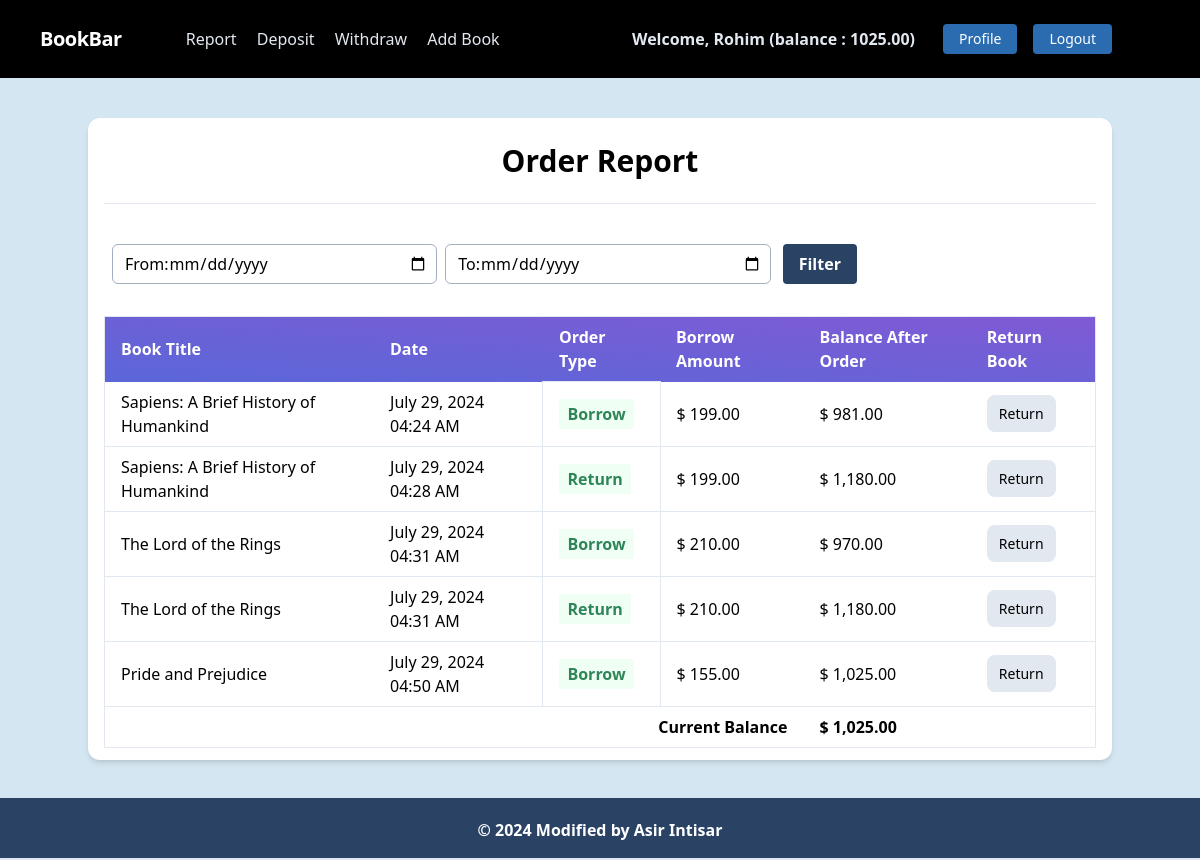
The app's page /books/order_report/ (signed in) with its own data.
### accounts/models.py (models this page shows, shortened)
class UserAccount(models.Model):
    user = models.OneToOneField(User,related_name='account',on_delete=models.CASCADE)
    account_type = models.CharField(max_length=10, choices=ACCOUNT_TYPE)
    account_no = models.IntegerField(unique=True)
    birth_date = models.DateField(null=True,blank=True)
    gender = models.CharField(max_length=20,choices=GENDER_TYPE)
    initial_deposite_date = models.DateField(auto_now_add=True)
    balance = models.DecimalField(default=0,max_digits=12,decimal_places=2)

### books/models.py (models this page shows, shortened)
class Order(models.Model):
    account = models.ForeignKey(UserAccount,related_name='order',on_delete=models.CASCADE)
    book=models.ForeignKey(Books,on_delete=models.CASCADE,related_name='order',blank=True,null=True)
    balance_after_order = models.DecimalField(decimal_places=2,max_digits=12)
    order_type = models.CharField(max_length=20,choices=ORDER_TYPE,null=True)
    timestamp = models.DateTimeField(auto_now_add=True)
    class Meta:
        ordering = ['timestamp']

class Books(models.Model):
    title = models.CharField(max_length=100)
    description = models.TextField()
    image = models.ImageField(upload_to='books/images',blank=True,null=True)
    borrowing_price = models.IntegerField()
    quantity = models.PositiveIntegerField(default=10)
    author = models.ForeignKey(User,on_delete=models.CASCADE,blank=True,null=True)
    category = models.ForeignKey(CategoryModel,on_delete=models.CASCADE)

### books/views.py (the view)
# urls.py: path('order_report/', views.OrderReportView.as_view(), name='order_report'),
class OrderReportView(LoginRequiredMixin,ListView):
    template_name = 'order_report.html'
    model = Order
    balance = 0
    def get_queryset(self):
        queryset = super().get_queryset().filter(
            account = self.request.user.account
        )
        start_date_str = self.request.GET.get('start_date')
        end_date_str = self.request.GET.get('end_date')
        if start_date_str and end_date_str:
            start_date = datetime.strptime(start_date_str,'%y-%m-%d').date()
            end_date = datetime.strptime(end_date_str,'%y-%m-%d').date()
            queryset = queryset.filter(timestamp__date__gte=start_date,timestamp__date__lte=end_date)
            self.balance = Order.objects.filter(
                timestamp__date__gte=start_date,timestamp__date__lte=end_date
            ).aaggregate(Sum('amount'))['amount__sum']
        else:
            self.balance = self.request.user.account.balance
        return queryset.distinct()
    def get_context_data(self, **kwargs):
        context = super().get_context_data(**kwargs)
        context.update(
            {
                'account':self.request.user.account,
                'balance': self.balance
            }
        )
        return context

### books/templates/order_report.html
{% extends 'base.html' %}
{% load static %}
{% load humanize %}
{% block head_title %} Order Report{% endblock %} {% block content %}
<div class="my-10 py-3 px-4 bg-white rounded-xl shadow-md " style="margin-bottom: 100px;">
  <h1 class="font-bold text-3xl text-center pb-5 pt-2">Order Report</h1>
  <hr />
  <form method="get" action="{% url 'transaction_report' %}">
    <div class="flex justify-center">
      <div
        class="mt-10 pl-3 pr-2 bg-white border rounded-md border-gray-500 flex justify-between items-center relative w-4/12 mx-2"
      >
        <label for="start_date">From:</label>
        <input
          class="appearance-none w-full outline-none focus:outline-none active:outline-none"
          type="date"
          id="start_date"
          name="start_date"
        />
      </div>
      <div
        class="mt-10 pl-3 pr-2 bg-white border rounded-md border-gray-500 flex justify-between items-center relative w-4/12"
      >
        <label for="end_date">To:</label>
        <input
          class="appearance-none w-full outline-none focus:outline-none active:outline-none"
          type="date"
          id="end_date"
          name="end_date"
        />
      </div>
      <div class="mt-10 pl-3 pr-2 flex justify-between items-center relative w-4/12">
        <button
          class="bg-blue-900 hover:bg-blue-700 text-white font-bold py-2 px-4 rounded focus:outline-none focus:shadow-outline"
          type="submit"
        >
          Filter
        </button>
      </div>
    </div>
  </form>
  <table
    class="table-auto mx-auto w-full px-5 rounded-xl mt-8 border dark:border-neutral-500"
  >
    <thead class="bg-purple-900 text-white text-left">
      <tr
        class="bg-gradient-to-tr from-indigo-600 to-purple-600 rounded-md py-2 px-4 text-white font-bold"
      >
        <th class="px-4 py-2">Book Title</th>
        <th class="px-4 py-2">Date</th>
        <th class="px-4 py-2">Order Type</th>
        <th class="px-4 py-2">Borrow Amount</th>
        <th class="px-4 py-2">Balance After Order</th>
        <th class="px-4 py-2">Return Book</th>
      </tr>
    </thead>
    <tbody>
      {% for order in object_list %}
      <tr class="border-b dark:border-neutral-500">
        <td class="px-4 py-2">
          {{ order.book.title}}
        </td>
        <td class="px-4 py-2">
          {{ order.timestamp|date:"F d, Y h:i A" }}
        </td>
        <td class="px-4 py-3 text-s border">
          <span
            class="px-2 py-1 font-bold leading-tight rounded-sm {% if order.get_order_type_display == 'Withdrawal' %} text-red-700 bg-red-100 {% else %} text-green-700 bg-green-100 {% endif %}"
          >
            {{ order.get_order_type_display }}
          </span>
        </td>
        <td class="px-4 py-2">
          $ {{ order.book.borrowing_price|floatformat:2|intcomma }}
        </td>
        <td class="px-4 py-2">
          $ {{ order.balance_after_order|floatformat:2|intcomma }}
        </td>
        <td class="px-4 py-2">
          <a href="{% url 'return' order.book.id %}" class="inline-flex items-center px-3 py-2 text-sm font-medium text-center text-black bg-gray-300 rounded-lg hover:bg-blue-800 hover:text-white focus:ring-4 focus:outline-none focus:ring-blue-300 dark:bg-blue-600 dark:hover:bg-blue-700 dark:focus:ring-blue-800">
            Return
          </a>
        </td>
      </tr>
      {% endfor %}
      <tr>
        <th class="px-4 py-2 text-right" colspan="4">Current Balance</th>
        <th class="px-4 py-2 text-left">
          $ {{ account.balance|floatformat:2|intcomma }}
        </th>
      </tr>
    </tbody>
  </table>
</div>
{% endblock %}

### core/templates/navbar.html (shortened to what this page needs)
<nav class="flex items-center justify-between flex-wrap bg-black p-6 px-10">
    <div class="flex items-center flex-shrink-0 text-white mr-6">
        <span class="font-semibold text-xl tracking-tight text-lime-400"><a href="/">BookBar</a></span>
    </div>
    <div class="w-full block flex-grow lg:flex lg:items-center lg:w-auto px-10">
        {% if request.user.is_authenticated %}
            <div class="text-md lg:flex-grow">
                <a href="{% url 'transaction_report' %}" class="block mt-4 lg:inline-block lg:mt-0 text-gray-300 hover:text-red-900 hover:font-black mr-4">
                    Report
                </a>
                <a href="{% url 'deposit' %}" class="block mt-4 lg:inline-block lg:mt-0 text-gray-300 hover:text-red-900 hover:font-black mr-4">
                    Deposit
                </a>
                <a href="{% url 'withdraw' %}" class="block mt-4 lg:inline-block lg:mt-0 text-gray-300 hover:text-red-900 hover:font-black mr-4">
                    Withdraw
                </a>
                <a href="{% url 'add_book' %}" class="block mt-4 lg:inline-block lg:mt-0 text-gray-300 hover:text-red-900 hover:font-black mr-4">
                    Add Book
                </a>
            </div>
            <div class="flex w-auto">
                <div class="text-gray-300 my-auto font-black px-5">Welcome, {{ request.user.first_name }} (balance : {{request.user.account.balance}}) </div>
                <a href="{% url 'profile' %}" class="mx-2 inline-block font-medium text-sm px-4 py-2 leading-none bg-blue-700 rounded text-white border-white hover:border-transparent hover:text-dark hover:bg-red-700 mt-4 lg:mt-0">Profile</a>
                <a href="{% url 'logout' %}" class="mx-2 inline-block font-medium text-sm px-4 py-2 leading-none bg-blue-700 rounded text-white border-white hover:border-transparent hover:text-dark hover:bg-red-700 mt-4 lg:mt-0">Logout</a>
            </div>
        {% endif %}
    </div>
</nav>

### records on screen
Order: book "Sapiens: A Brief History of Humankind", timestamp "July 29, 2024 04:24 AM", order_type "Borrow", book.borrowing_price "199.00", balance_after_order "981.00"
Order: book "Sapiens: A Brief History of Humankind", timestamp "July 29, 2024 04:28 AM", order_type "Return", book.borrowing_price "199.00", balance_after_order "1,180.00"
Order: book "The Lord of the Rings", timestamp "July 29, 2024 04:31 AM", order_type "Borrow", book.borrowing_price "210.00", balance_after_order "970.00"
Order: book "The Lord of the Rings", timestamp "July 29, 2024 04:31 AM", order_type "Return", book.borrowing_price "210.00", balance_after_order "1,180.00"
Order: book "Pride and Prejudice", timestamp "July 29, 2024 04:50 AM", order_type "Borrow", book.borrowing_price "155.00", balance_after_order "1,025.00"
UserAccount: balance "1,025.00"

### other values on screen
{{ request.user.first_name }} "Rohim"
{{ request.user.account.balance }} "1025.00"
